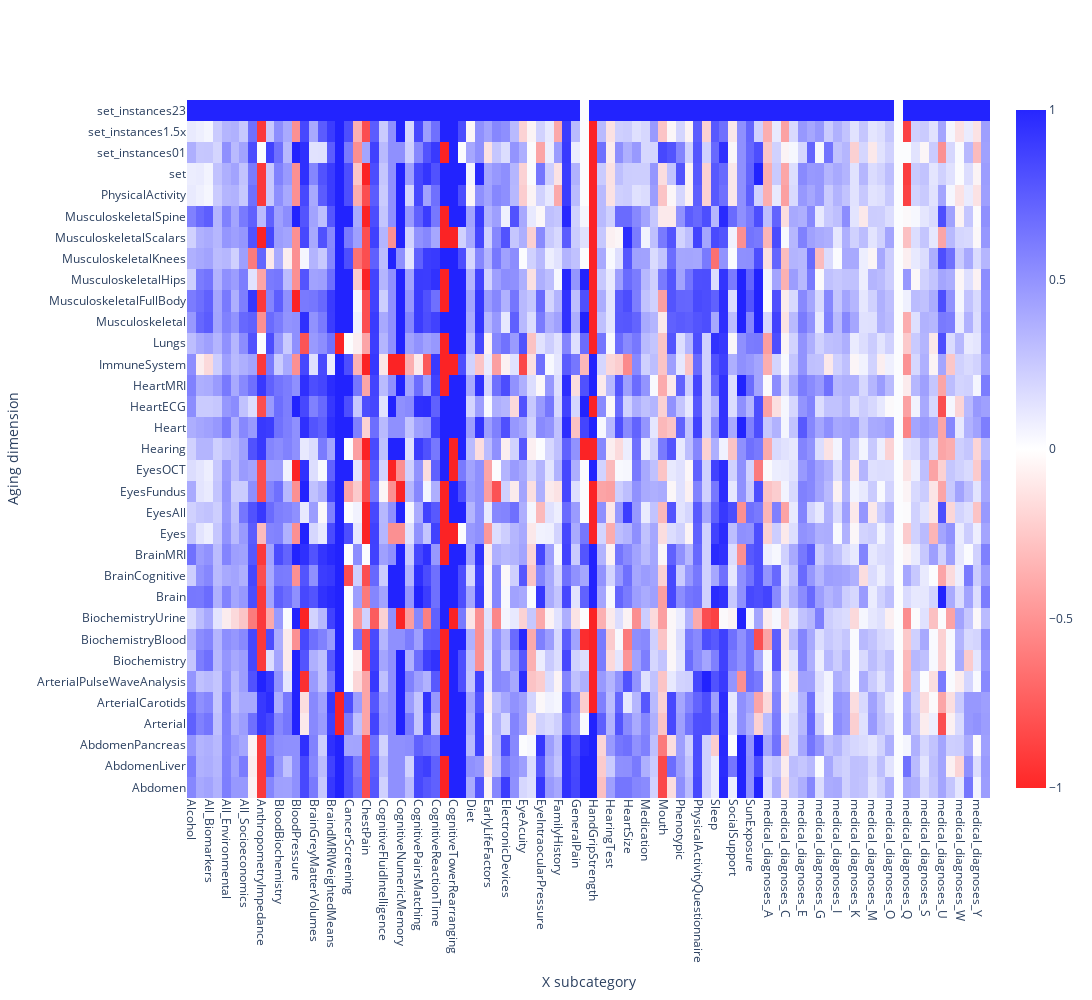

Write notebook code for a chart like this one.
### Code cell
import plotly.graph_objs as go
from dash_website.utils.graphs.colorscale import get_colorscale

hovertemplate = "Correlation: %{z:.3f} <br>X subcategory: %{x} <br>Aging dimension: %{y} <br>Number variables: %{customdata} <br><extra></extra>"

heatmap = go.Heatmap(
    x=correlations_2d.columns,
    y=correlations_2d.index,
    z=correlations_2d,
    colorscale=get_colorscale(correlations_2d),
    customdata=number_variables_2d,
    hovertemplate=hovertemplate,
)

fig = go.Figure(heatmap)

fig.update_layout(
    {
        "width": 2000,
        "height": 1000,
        "xaxis": {"title": "X subcategory", "tickangle": 90, "showgrid": False},
        "yaxis": {"title": "Aging dimension", "showgrid": False},
    }
)

### Figure 1 — Plotly figure (JSON) as saved in the notebook; plotly's stock layout.template omitted (floating-point values rounded to 4 significant figures; data arrays with more than 128 entries replaced by an {"elided": "..."} marker saying what was removed)
{"data": [{"colorscale": [[0, "rgba(255, 0, 0, 0.85)"], [0.5, "rgba(255, 255, 255, 0.85)"], [1, "rgba(0, 0, 255, 0.85)"]], "customdata": {"elided": "33x92 int values"}, "hovertemplate": "Correlation: %{z:.3f} <br>X subcategory: %{x} <br>Aging dimension: %{y} <br>Number variables: %{customdata} <br><extra></extra>", "type": "heatmap", "x": ["Alcohol", "All_All", "All_Biomarkers", "All_Diseases", "All_Environmental", "All_Phenotypes", "All_Socioeconomics", "AnthropometryBodySize", "AnthropometryImpedance", "ArterialStiffness", "BloodBiochemistry", "BloodCount", "BloodPressure", "BoneDensitometryOfHeel", "BrainGreyMatterVolumes", "BrainSubcorticalVolumes", "BraindMRIWeightedMeans", "Breathing", "CancerScreening", "CarotidUltrasound", "ChestPain", "Claudication", "CognitiveFluidIntelligence", "CognitiveMatrixPatternCompletion", "CognitiveNumericMemory", "CognitivePairedAssociativeLearning", "CognitivePairsMatching", "CognitiveProspectiveMemory", "CognitiveReactionTime", "CognitiveSymbolDigitSubstitution", "CognitiveTowerRearranging", "CognitiveTrailMaking", "Diet", "ECGAtRest", "EarlyLifeFactors", "Education", "ElectronicDevices", "Employment", "EyeAcuity", "EyeAutorefraction", "EyeIntraocularPressure", "Eyesight", "FamilyHistory", "GeneralHealth", "GeneralPain", "Genetics", "HandGripStrength", "Hearing", "HearingTest", "HeartPWA", "HeartSize", "Household", "Medication", "MentalHealth", "Mouth", "OtherSociodemographics", "Phenotypic", "PhysicalActivity", "PhysicalActivityQuestionnaire", "SexualFactors", "Sleep", "Smoking", "SocialSupport", "Spirometry", "SunExposure", "UrineBiochemistry", "medical_diagnoses_A", "medical_diagnoses_B", "medical_diagnoses_C", "medical_diagnoses_D", "medical_diagnoses_E", "medical_diagnoses_F", "medical_diagnoses_G", "medical_diagnoses_H", "medical_diagnoses_I", "medical_diagnoses_J", "medical_diagnoses_K", "medical_diagnoses_L", "medical_diagnoses_M", "medical_diagnoses_N", "medical_diagnoses_O", "medical_diagnoses_P", "medical_diagnoses_Q", "medical_diagnoses_R", "medical_diagnoses_S", "medical_diagnoses_T", "medical_diagnoses_U", "medical_diagnoses_V", "medical_diagnoses_W", "medical_diagnoses_X", "medical_diagnoses_Y", "medical_diagnoses_Z"], "y": ["Abdomen", "AbdomenLiver", "AbdomenPancreas", "Arterial", "ArterialCarotids", "ArterialPulseWaveAnalysis", "Biochemistry", "BiochemistryBlood", "BiochemistryUrine", "Brain", "BrainCognitive", "BrainMRI", "Eyes", "EyesAll", "EyesFundus", "EyesOCT", "Hearing", "Heart", "HeartECG", "HeartMRI", "ImmuneSystem", "Lungs", "Musculoskeletal", "MusculoskeletalFullBody", "MusculoskeletalHips", "MusculoskeletalKnees", "MusculoskeletalScalars", "MusculoskeletalSpine", "PhysicalActivity", "set", "set_instances01", "set_instances1.5x", "set_instances23"], "z": {"elided": "33x92 float values"}}], "layout": {"height": 1000, "width": 2000, "xaxis": {"showgrid": false, "tickangle": 90, "title": {"text": "X subcategory"}}, "yaxis": {"showgrid": false, "title": {"text": "Aging dimension"}}}}
